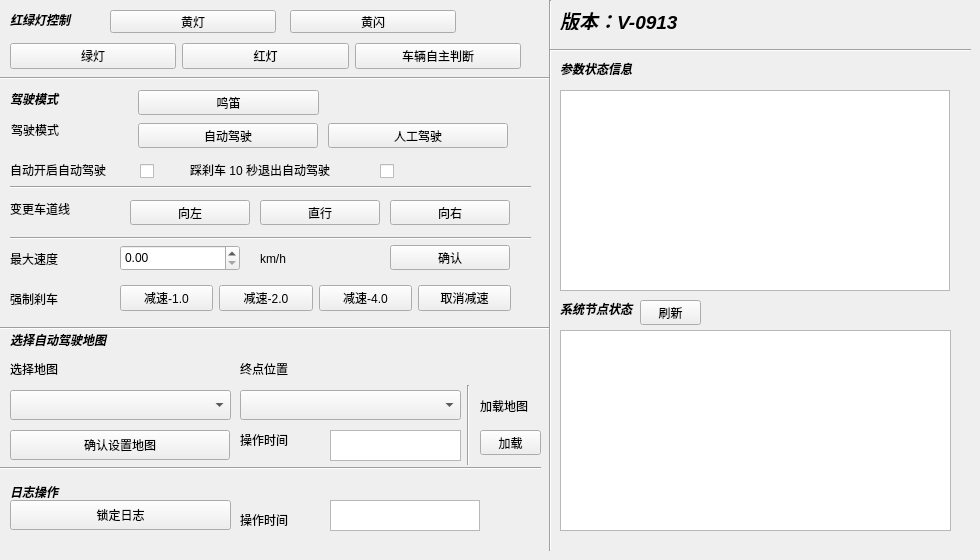
     <widget class="QWidget" name="tab_a">
      <attribute name="title">
       <string>控制</string>
      </attribute>
      <widget class="Line" name="line_4">
       <property name="geometry">
        <rect>
         <x>540</x>
         <y>0</y>
         <width>20</width>
         <height>551</height>
        </rect>
       </property>
       <property name="orientation">
        <enum>Qt::Vertical</enum>
       </property>
      </widget>
      <widget class="QWidget" name="layoutWidget_2">
       <property name="geometry">
        <rect>
         <x>10</x>
         <y>40</y>
         <width>511</width>
         <height>33</height>
        </rect>
       </property>
       <layout class="QGridLayout" name="gridLayout_7">
        <item row="0" column="1">
         <widget class="QPushButton" name="btn_traffic_light_red">
          <property name="text">
           <string>红灯</string>
          </property>
         </widget>
        </item>
        <item row="0" column="0">
         <widget class="QPushButton" name="btn_traffic_light_green">
          <property name="text">
           <string>绿灯</string>
          </property>
         </widget>
        </item>
        <item row="0" column="2">
         <widget class="QPushButton" name="btn_traffic_light_release">
          <property name="text">
           <string>车辆自主判断</string>
          </property>
         </widget>
        </item>
       </layout>
      </widget>
      <widget class="QLabel" name="label_Trafficlight">
       <property name="geometry">
        <rect>
         <x>10</x>
         <y>10</y>
         <width>111</width>
         <height>20</height>
        </rect>
       </property>
       <property name="font">
        <font>
         <weight>75</weight>
         <italic>true</italic>
         <bold>true</bold>
        </font>
       </property>
       <property name="text">
        <string>红绿灯控制</string>
       </property>
      </widget>
      <widget class="QLabel" name="label_controlMode_2">
       <property name="geometry">
        <rect>
         <x>10</x>
         <y>90</y>
         <width>226</width>
         <height>17</height>
        </rect>
       </property>
       <property name="font">
        <font>
         <weight>75</weight>
         <italic>true</italic>
         <bold>true</bold>
        </font>
       </property>
       <property name="text">
        <string>驾驶模式</string>
       </property>
      </widget>
      <widget class="Line" name="line_5">
       <property name="geometry">
        <rect>
         <x>0</x>
         <y>70</y>
         <width>550</width>
         <height>16</height>
        </rect>
       </property>
       <property name="orientation">
        <enum>Qt::Horizontal</enum>
       </property>
      </widget>
      <widget class="Line" name="line_6">
       <property name="geometry">
        <rect>
         <x>0</x>
         <y>320</y>
         <width>550</width>
         <height>16</height>
        </rect>
       </property>
       <property name="orientation">
        <enum>Qt::Horizontal</enum>
       </property>
      </widget>
      <widget class="QPushButton" name="btn_lock_log">
       <property name="geometry">
        <rect>
         <x>10</x>
         <y>500</y>
         <width>221</width>
         <height>30</height>
        </rect>
       </property>
       <property name="text">
        <string>锁定日志</string>
       </property>
      </widget>
      <widget class="QLabel" name="label_56">
       <property name="geometry">
        <rect>
         <x>10</x>
         <y>480</y>
         <width>131</width>
         <height>23</height>
        </rect>
       </property>
       <property name="font">
        <font>
         <weight>75</weight>
         <italic>true</italic>
         <bold>true</bold>
        </font>
       </property>
       <property name="layoutDirection">
        <enum>Qt::LeftToRight</enum>
       </property>
       <property name="locale">
        <locale language="English" country="UnitedStatesMinorOutlyingIslands"/>
       </property>
       <property name="text">
        <string>日志操作</string>
       </property>
      </widget>
      <widget class="QTextBrowser" name="textBrowser_status">
       <property name="geometry">
        <rect>
         <x>560</x>
         <y>90</y>
         <width>390</width>
         <height>201</height>
        </rect>
       </property>
      </widget>
      <widget class="QLabel" name="label">
       <property name="geometry">
        <rect>
         <x>560</x>
         <y>60</y>
         <width>111</width>
         <height>17</height>
        </rect>
       </property>
       <property name="font">
        <font>
         <weight>75</weight>
         <italic>true</italic>
         <bold>true</bold>
        </font>
       </property>
       <property name="text">
        <string>参数状态信息</string>
       </property>
      </widget>
      <widget class="QLabel" name="label_57">
       <property name="geometry">
        <rect>
         <x>10</x>
         <y>330</y>
         <width>131</width>
         <height>20</height>
        </rect>
       </property>
       <property name="font">
        <font>
         <weight>75</weight>
         <italic>true</italic>
         <bold>true</bold>
        </font>
       </property>
       <property name="layoutDirection">
        <enum>Qt::LeftToRight</enum>
       </property>
       <property name="locale">
        <locale language="English" country="UnitedStatesMinorOutlyingIslands"/>
       </property>
       <property name="text">
        <string>选择自动驾驶地图</string>
       </property>
      </widget>
      <widget class="QComboBox" name="comboBox_map_position">
       <property name="geometry">
        <rect>
         <x>240</x>
         <y>390</y>
         <width>221</width>
         <height>30</height>
        </rect>
       </property>
      </widget>
      <widget class="QComboBox" name="comboBox_map_item">
       <property name="geometry">
        <rect>
         <x>10</x>
         <y>390</y>
         <width>221</width>
         <height>30</height>
        </rect>
       </property>
      </widget>
      <widget class="QPushButton" name="btn_set_map">
       <property name="geometry">
        <rect>
         <x>10</x>
         <y>430</y>
         <width>220</width>
         <height>30</height>
        </rect>
       </property>
       <property name="text">
        <string>确认设置地图</string>
       </property>
      </widget>
      <widget class="QLabel" name="label_6">
       <property name="geometry">
        <rect>
         <x>10</x>
         <y>360</y>
         <width>67</width>
         <height>17</height>
        </rect>
       </property>
       <property name="text">
        <string>选择地图</string>
       </property>
      </widget>
      <widget class="QLabel" name="label_9">
       <property name="geometry">
        <rect>
         <x>240</x>
         <y>360</y>
         <width>67</width>
         <height>17</height>
        </rect>
       </property>
       <property name="text">
        <string>终点位置</string>
       </property>
      </widget>
      <widget class="Line" name="line_3">
       <property name="geometry">
        <rect>
         <x>0</x>
         <y>460</y>
         <width>541</width>
         <height>16</height>
        </rect>
       </property>
       <property name="orientation">
        <enum>Qt::Horizontal</enum>
       </property>
      </widget>
      <widget class="Line" name="line_7">
       <property name="geometry">
        <rect>
         <x>10</x>
         <y>180</y>
         <width>521</width>
         <height>15</height>
        </rect>
       </property>
       <property name="orientation">
        <enum>Qt::Horizontal</enum>
       </property>
      </widget>
      <widget class="Line" name="line_27">
       <property name="geometry">
        <rect>
         <x>10</x>
         <y>230</y>
         <width>521</width>
         <height>16</height>
        </rect>
       </property>
       <property name="orientation">
        <enum>Qt::Horizontal</enum>
       </property>
      </widget>
      <widget class="QTextBrowser" name="textBrowser_lock_log_status">
       <property name="geometry">
        <rect>
         <x>330</x>
         <y>500</y>
         <width>150</width>
         <height>31</height>
        </rect>
       </property>
      </widget>
      <widget class="QLabel" name="label_2">
       <property name="geometry">
        <rect>
         <x>240</x>
         <y>510</y>
         <width>81</width>
         <height>20</height>
        </rect>
       </property>
       <property name="text">
        <string>操作时间</string>
       </property>
      </widget>
      <widget class="QLabel" name="label_3">
       <property name="geometry">
        <rect>
         <x>240</x>
         <y>430</y>
         <width>81</width>
         <height>20</height>
        </rect>
       </property>
       <property name="text">
        <string>操作时间</string>
       </property>
      </widget>
      <widget class="QTextBrowser" name="textBrowser_set_map_time">
       <property name="geometry">
        <rect>
         <x>330</x>
         <y>430</y>
         <width>131</width>
         <height>31</height>
        </rect>
       </property>
      </widget>
      <widget class="QLabel" name="label_7">
       <property name="geometry">
        <rect>
         <x>10</x>
         <y>160</y>
         <width>151</width>
         <height>20</height>
        </rect>
       </property>
       <property name="text">
        <string>自动开启自动驾驶</string>
       </property>
      </widget>
      <widget class="QCheckBox" name="checkBox_auto_start_auto">
       <property name="geometry">
        <rect>
         <x>140</x>
         <y>160</y>
         <width>21</width>
         <height>23</height>
        </rect>
       </property>
       <property name="text">
        <string/>
       </property>
      </widget>
      <widget class="QLabel" name="label_22">
       <property name="geometry">
        <rect>
         <x>11</x>
         <y>121</y>
         <width>101</width>
         <height>17</height>
        </rect>
       </property>
       <property name="text">
        <string>驾驶模式</string>
       </property>
      </widget>
      <widget class="QPushButton" name="btn_plan_AutoMode">
       <property name="geometry">
        <rect>
         <x>138</x>
         <y>123</y>
         <width>180</width>
         <height>25</height>
        </rect>
       </property>
       <property name="text">
        <string>自动驾驶</string>
       </property>
      </widget>
      <widget class="QPushButton" name="btn_plan_Human">
       <property name="geometry">
        <rect>
         <x>328</x>
         <y>123</y>
         <width>180</width>
         <height>25</height>
        </rect>
       </property>
       <property name="text">
        <string>人工驾驶</string>
       </property>
      </widget>
      <widget class="QPushButton" name="btn_plan_Honking">
       <property name="geometry">
        <rect>
         <x>138</x>
         <y>90</y>
         <width>181</width>
         <height>25</height>
        </rect>
       </property>
       <property name="text">
        <string>鸣笛</string>
       </property>
      </widget>
      <widget class="QLabel" name="label_17">
       <property name="geometry">
        <rect>
         <x>10</x>
         <y>200</y>
         <width>84</width>
         <height>17</height>
        </rect>
       </property>
       <property name="text">
        <string>变更车道线</string>
       </property>
      </widget>
      <widget class="QPushButton" name="btn_LaneChange_Left">
       <property name="geometry">
        <rect>
         <x>130</x>
         <y>200</y>
         <width>120</width>
         <height>25</height>
        </rect>
       </property>
       <property name="text">
        <string>向左</string>
       </property>
      </widget>
      <widget class="QPushButton" name="btn_LaneChange_KeepLane">
       <property name="geometry">
        <rect>
         <x>260</x>
         <y>200</y>
         <width>120</width>
         <height>25</height>
        </rect>
       </property>
       <property name="text">
        <string>直行</string>
       </property>
      </widget>
      <widget class="QPushButton" name="btn_LaneChange_Right">
       <property name="geometry">
        <rect>
         <x>390</x>
         <y>200</y>
         <width>120</width>
         <height>25</height>
        </rect>
       </property>
       <property name="text">
        <string>向右</string>
       </property>
      </widget>
      <widget class="QLabel" name="label_18">
       <property name="geometry">
        <rect>
         <x>10</x>
         <y>250</y>
         <width>86</width>
         <height>17</height>
        </rect>
       </property>
       <property name="text">
        <string>最大速度</string>
       </property>
      </widget>
      <widget class="QDoubleSpinBox" name="spinbox_aimVelocity">
       <property name="geometry">
        <rect>
         <x>120</x>
         <y>245</y>
         <width>120</width>
         <height>26</height>
        </rect>
       </property>
       <property name="decimals">
        <number>2</number>
       </property>
       <property name="maximum">
        <double>99990000.000000000000000</double>
       </property>
      </widget>
      <widget class="QLabel" name="label_19">
       <property name="geometry">
        <rect>
         <x>260</x>
         <y>250</y>
         <width>36</width>
         <height>17</height>
        </rect>
       </property>
       <property name="text">
        <string>km/h</string>
       </property>
      </widget>
      <widget class="QPushButton" name="btn_plan_SetVelocity">
       <property name="geometry">
        <rect>
         <x>390</x>
         <y>245</y>
         <width>120</width>
         <height>25</height>
        </rect>
       </property>
       <property name="text">
        <string>确认</string>
       </property>
      </widget>
      <widget class="QPushButton" name="btn_load_map">
       <property name="geometry">
        <rect>
         <x>480</x>
         <y>430</y>
         <width>61</width>
         <height>25</height>
        </rect>
       </property>
       <property name="text">
        <string>加载</string>
       </property>
      </widget>
      <widget class="QLabel" name="label_16">
       <property name="geometry">
        <rect>
         <x>480</x>
         <y>390</y>
         <width>71</width>
         <height>31</height>
        </rect>
       </property>
       <property name="text">
        <string>加载地图</string>
       </property>
      </widget>
      <widget class="Line" name="line_11">
       <property name="geometry">
        <rect>
         <x>460</x>
         <y>385</y>
         <width>16</width>
         <height>80</height>
        </rect>
       </property>
       <property name="orientation">
        <enum>Qt::Vertical</enum>
       </property>
      </widget>
      <widget class="QListWidget" name="listWidget_ros_node_2">
       <property name="geometry">
        <rect>
         <x>560</x>
         <y>330</y>
         <width>391</width>
         <height>201</height>
        </rect>
       </property>
       <property name="selectionBehavior">
        <enum>QAbstractItemView::SelectRows</enum>
       </property>
      </widget>
      <widget class="QLabel" name="label_59">
       <property name="geometry">
        <rect>
         <x>560</x>
         <y>300</y>
         <width>151</width>
         <height>17</height>
        </rect>
       </property>
       <property name="font">
        <font>
         <weight>75</weight>
         <italic>true</italic>
         <bold>true</bold>
        </font>
       </property>
       <property name="text">
        <string>系统节点状态</string>
       </property>
      </widget>
      <widget class="QLabel" name="label_8">
       <property name="geometry">
        <rect>
         <x>190</x>
         <y>160</y>
         <width>181</width>
         <height>20</height>
        </rect>
       </property>
       <property name="text">
        <string>踩刹车 10 秒退出自动驾驶</string>
       </property>
      </widget>
      <widget class="QCheckBox" name="checkBox_brake_stop_auto">
       <property name="geometry">
        <rect>
         <x>380</x>
         <y>160</y>
         <width>21</width>
         <height>23</height>
        </rect>
       </property>
       <property name="text">
        <string/>
       </property>
      </widget>
      <widget class="Line" name="line_2">
       <property name="geometry">
        <rect>
         <x>550</x>
         <y>40</y>
         <width>421</width>
         <height>21</height>
        </rect>
       </property>
       <property name="orientation">
        <enum>Qt::Horizontal</enum>
       </property>
      </widget>
      <widget class="QLabel" name="label_Trafficlight_2">
       <property name="geometry">
        <rect>
         <x>560</x>
         <y>10</y>
         <width>391</width>
         <height>20</height>
        </rect>
       </property>
       <property name="font">
        <font>
         <pointsize>14</pointsize>
         <weight>75</weight>
         <italic>true</italic>
         <bold>true</bold>
        </font>
       </property>
       <property name="text">
        <string>版本：V-0913</string>
       </property>
      </widget>
      <widget class="QLabel" name="label_26">
       <property name="geometry">
        <rect>
         <x>10</x>
         <y>290</y>
         <width>84</width>
         <height>17</height>
        </rect>
       </property>
       <property name="text">
        <string>强制刹车</string>
       </property>
      </widget>
      <widget class="QWidget" name="layoutWidget">
       <property name="geometry">
        <rect>
         <x>120</x>
         <y>282</y>
         <width>391</width>
         <height>33</height>
        </rect>
       </property>
       <layout class="QHBoxLayout" name="horizontalLayout_2">
        <item>
         <widget class="QPushButton" name="btn_speed_cut_1">
          <property name="text">
           <string>减速-1.0</string>
          </property>
         </widget>
        </item>
        <item>
         <widget class="QPushButton" name="btn_speed_cut_2">
          <property name="text">
           <string>减速-2.0</string>
          </property>
         </widget>
        </item>
        <item>
         <widget class="QPushButton" name="btn_speed_cut_3">
          <property name="text">
           <string>减速-4.0</string>
          </property>
         </widget>
        </item>
        <item>
         <widget class="QPushButton" name="btn_speed_cut_cancel">
          <property name="text">
           <string>取消减速</string>
          </property>
         </widget>
        </item>
       </layout>
      </widget>
      <widget class="QPushButton" name="btn_refresh_node_health">
       <property name="geometry">
        <rect>
         <x>640</x>
         <y>300</y>
         <width>61</width>
         <height>25</height>
        </rect>
       </property>
       <property name="text">
        <string>刷新</string>
       </property>
      </widget>
      <widget class="QPushButton" name="btn_traffic_light_yellow">
       <property name="geometry">
        <rect>
         <x>110</x>
         <y>10</y>
         <width>166</width>
         <height>23</height>
        </rect>
       </property>
       <property name="text">
        <string>黄灯</string>
       </property>
      </widget>
      <widget class="QPushButton" name="btn_traffic_light_flash">
       <property name="geometry">
        <rect>
         <x>290</x>
         <y>10</y>
         <width>166</width>
         <height>23</height>
        </rect>
       </property>
       <property name="text">
        <string>黄闪</string>
       </property>
      </widget>
     </widget>
